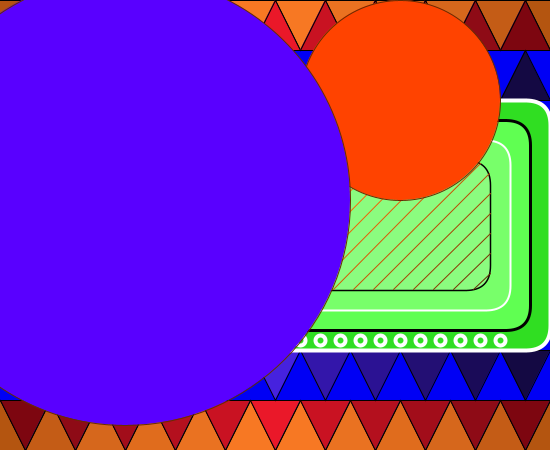
Frame 1 (no input)
Frame 60 (the mouse pressed at the canvas centre just before this capture): identical to frame 1, image omitted
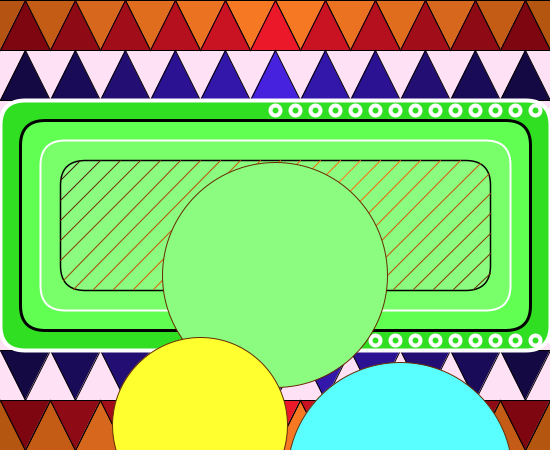
Frame 120 (the mouse held since frame 60 and released just before this capture)

The Processing sketch that drew these frames (run headless with seeded random() and noise(); from frame 60 on, the mouse is pressed at the canvas centre):

// Processing sketch: processing_96229
// ── processing_96229.pde

int mida = 50;


void setup() {
  size(550,450);
 
}

void draw() {

noCursor();
background(mouseX,mouseY,245);
stroke(0);
fill(180,83,18);
triangle(-25,0,25,0,0,mida);
fill(125,6,16);
triangle(0,mida,mida,mida,25,0);
fill(196,92,22);
triangle(25,0,75,0,mida,mida);
fill(142,11,22);
triangle(mida,mida,100,mida,75,0);
fill(214,103,28);
triangle(75,0,125,0,100,mida);
fill(224,108,29);
triangle(125,0,175,0,150,mida);
fill(234,114,33);
triangle(175,0,225,0,200,mida);
fill(247,120,35);
triangle(225,0,275,0,250,mida);
fill(247,120,35);
triangle(275,0,325,0,300,mida);
fill(234,114,33);
triangle(325,0,375,0,350,mida);
fill(224,108,29);
triangle(375,0,425,0,400,mida);
fill(214,103,28);
triangle(425,0,475,0,450,mida);
fill(196,92,22);
triangle(475,0,525,0,500,mida);
fill(180,85,16);
triangle(525,0,575,0,550,mida);

fill(180,85,16);
triangle(-25,450,25,450,0,400);
fill(196,92,22);
triangle(25,450,75,450,50,400);
fill(214,103,28);
triangle(75,450,125,450,100,400);
fill(224,108,29);
triangle(125,450,175,450,150,400);
fill(234,114,33);
triangle(175,450,225,450,200,400);
fill(247,120,35);
triangle(225,450,275,450,250,400);
fill(247,120,35);
triangle(275,450,325,450,300,400);
fill(234,114,33);
triangle(325,450,375,450,350,400);
fill(224,108,29);
triangle(375,450,425,450,400,400);
fill(214,103,28);
triangle(425,450,475,450,450,400);
fill(196,92,22);
triangle(475,450,525,450,500,400);
fill(180,85,16);
triangle(525,450,575,450,550,400);












fill(162,13,26);
triangle(100,mida,150,50,125,0);
fill(180,16,30);
triangle(150,mida,200,50,175,0);
fill(201,18,34);
triangle(200,mida,250,50,225,0);
fill(234,24,41);
triangle(250,mida,300,50,275,0);
fill(201,18,34);
triangle(300,mida,350,50,325,0);
fill(180,16,30);
triangle(350,mida,400,50,375,0);
fill(162,13,26);
triangle(400,mida,450,50,425,0);
fill(142,11,22);
triangle(450,mida,500,50,475,0);
fill(125,6,16);
triangle(500,mida,550,50,525,0);
fill(20,9,67);
triangle(0,100,50,100,25,mida);
fill(26,11,88);
triangle(50,100,100,100,75,mida);
fill(35,15,116);
triangle(100,100,150,100,125,mida);
fill(43,18,147);
triangle(150,100,200,100,175,mida);
fill(51,22,170);
triangle(200,100,250,100,225,mida);
fill(70,34,222);
triangle(250,100,300,100,275,mida);
fill(51,22,170);
triangle(300,100,350,100,325,mida);
fill(43,18,147);
triangle(350,100,400,100,375,mida);
fill(35,15,116);
triangle(400,100,450,100,425,mida);
fill(26,11,88);
triangle(450,100,500,100,475,mida);
fill(20,9,67);
triangle(500,100,550,100,525,mida);


fill(125,6,16);
triangle(0,400,50,400,25,450);
fill(142,11,22);
triangle(50,400,100,400,75,450);
fill(162,13,26);
triangle(100,400,150,400,125,450);
fill(180,16,30);
triangle(150,400,200,400,175,450);
fill(201,18,34);
triangle(200,400,250,400,225,450);
fill(234,24,41);
triangle(250,400,300,400,275,450);
fill(201,18,34);
triangle(300,400,350,400,325,450);
fill(180,16,30);
triangle(350,400,400,400,375,450);
fill(162,13,26);
triangle(400,400,450,400,425,450);
fill(142,11,22);
triangle(450,400,500,400,475,450);
fill(125,6,16);
triangle(500,400,550,400,525,450);
fill(20,9,67);
triangle(0,350,50,350,25,400);
fill(26,11,88);
triangle(50,350,100,350,75,400);
fill(35,15,116);
triangle(100,350,150,350,125,400);
fill(43,18,147);
triangle(150,350,200,350,175,400);
fill(51,22,170);
triangle(200,350,250,350,225,400);
fill(70,34,222);
triangle(250,350,300,350,275,400);
fill(51,22,170);
triangle(300,350,350,350,325,400);
fill(43,18,147);
triangle(350,350,400,350,375,400);
fill(35,15,116);
triangle(400,350,450,350,425,400);
fill(26,11,88);
triangle(450,350,500,350,475,400);
fill(20,9,67);
triangle(500,350,550,350,525,400);



fill(48,222,34);
stroke(255);
strokeWeight(4);
rect(0,100,550,250,25);



ellipse(mouseX,110,10,10);
ellipse(mouseX+20,110,10,10);
ellipse(mouseX+40,110,10,10);
ellipse(mouseX+60,110,10,10);
ellipse(mouseX+80,110,10,10);
ellipse(mouseX+100,110,10,10);
ellipse(mouseX+120,110,10,10);
ellipse(mouseX+140,110,10,10);
ellipse(mouseX+160,110,10,10);
ellipse(mouseX+180,110,10,10);
ellipse(mouseX+200,110,10,10);
ellipse(mouseX+220,110,10,10);
ellipse(mouseX+240,110,10,10);
ellipse(mouseX+260,110,10,10);
ellipse(mouseX+280,110,10,10);
ellipse(mouseX+300,110,10,10);
ellipse(mouseX+320,110,10,10);
ellipse(mouseX+340,110,10,10);
ellipse(mouseX+360,110,10,10);
ellipse(mouseX+380,110,10,10);
ellipse(mouseX+400,110,10,10);
ellipse(mouseX+420,110,10,10);
ellipse(mouseX+440,110,10,10);
ellipse(mouseX+460,110,10,10);
ellipse(mouseX+480,110,10,10);


ellipse(mouseX+20,340,10,10);
ellipse(mouseX+40,340,10,10);
ellipse(mouseX+60,340,10,10);
ellipse(mouseX+80,340,10,10);
ellipse(mouseX+100,340,10,10);
ellipse(mouseX+120,340,10,10);
ellipse(mouseX+140,340,10,10);
ellipse(mouseX+160,340,10,10);
ellipse(mouseX+180,340,10,10);
ellipse(mouseX+200,340,10,10);
ellipse(mouseX+220,340,10,10);
ellipse(mouseX+240,340,10,10);
ellipse(mouseX+260,340,10,10);
ellipse(mouseX+280,340,10,10);
ellipse(mouseX+300,340,10,10);
ellipse(mouseX+320,340,10,10);
ellipse(mouseX+340,340,10,10);
ellipse(mouseX+360,340,10,10);
ellipse(mouseX+380,340,10,10);
ellipse(mouseX+400,340,10,10);
ellipse(mouseX+420,340,10,10);
ellipse(mouseX+440,340,10,10);
ellipse(mouseX+460,340,10,10);
ellipse(mouseX+480,340,10,10);
ellipse(mouseX+500,340,10,10);





fill(96,255,82);
stroke(1);
strokeWeight(3);
rect(20,120,510,210,25);






strokeWeight(2);
fill(120,255,106);
stroke(255);
rect(40,140,470,170,25);


strokeWeight(1.5);
fill(139,252,127);
stroke(1);
rect(60,160,430,130,25);
stroke(62,25,1);
strokeWeight(1);
line(80,160,60,180);
stroke(80,33,1);
line(100,160,60,200);
stroke(103,43,2);
line(120,160,60,220);
stroke(121,50,2);
line(140,160,60,240);
stroke(139,57,1);
line(160,160,60,260);
stroke(155,63,2);
line(180,160,63,280);
stroke(167,69,3);
line(200,160,73,289);
stroke(185,77,4);
line(220,160,93,289);
stroke(201,83,4);
line(240,160,113,289);
stroke(214,90,6);
line(260,160,133,289);
stroke(227,95,7);
line(280,160,153,289);
stroke(237,99,7);
line(300,160,173,289);
stroke(250,105,8);
line(320,160,193,289);
stroke(255,107,8);
line(340,160,213,289);
stroke(255,121,31);
line(360,160,233,289);
stroke(255,107,8);
line(380,160,253,289);
stroke(250,105,8);
line(400,160,273,289);
stroke(237,99,7);
line(420,160,293,289);
stroke(227,95,7);
line(440,160,313,289);
stroke(214,90,6);
line(460,160,333,289);
stroke(201,83,4);
line(480,163,353,289);
stroke(185,77,4);
line(489,173,373,289);
stroke(167,69,3);
line(490,193,393,289);
stroke(155,63,2);
line(490,213,413,289);
stroke(139,57,1);
line(490,233,433,289);
stroke(121,50,2);
line(490,253,453,289);
stroke(103,43,2);
line(490,273,473,289);


ellipse(mouseX,mouseX,mouseY,mouseY);
fill(255,67,mouseY);

ellipse(mouseX+400,mouseX+100,mouseY-200,mouseY-200);
fill(mouseX,255,47);

ellipse(mouseX-75,mouseX+150,mouseY-50,mouseY-50);
fill(89,mouseX,255);

ellipse(mouseX+125,mouseX+200,mouseY-450,mouseY-450);
fill(100,mouseY,87);
}
